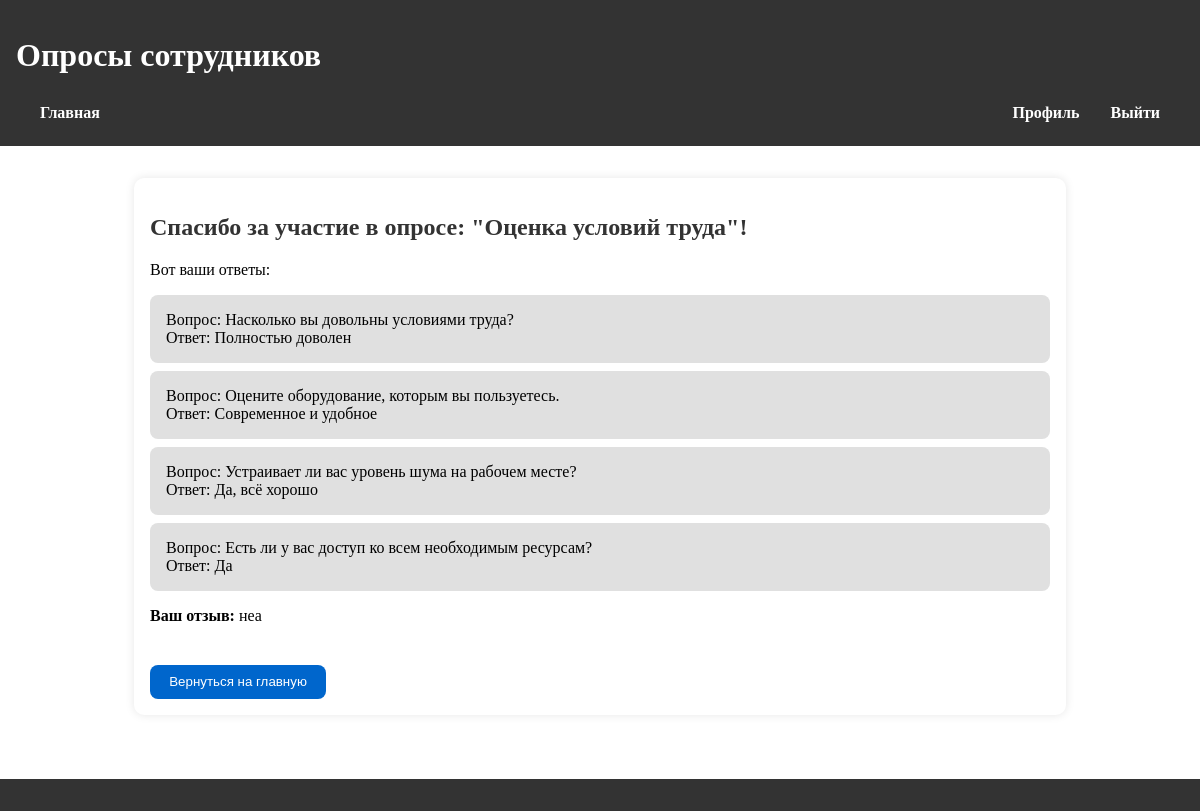
The app's page /thanks/2/ (signed in), older data.
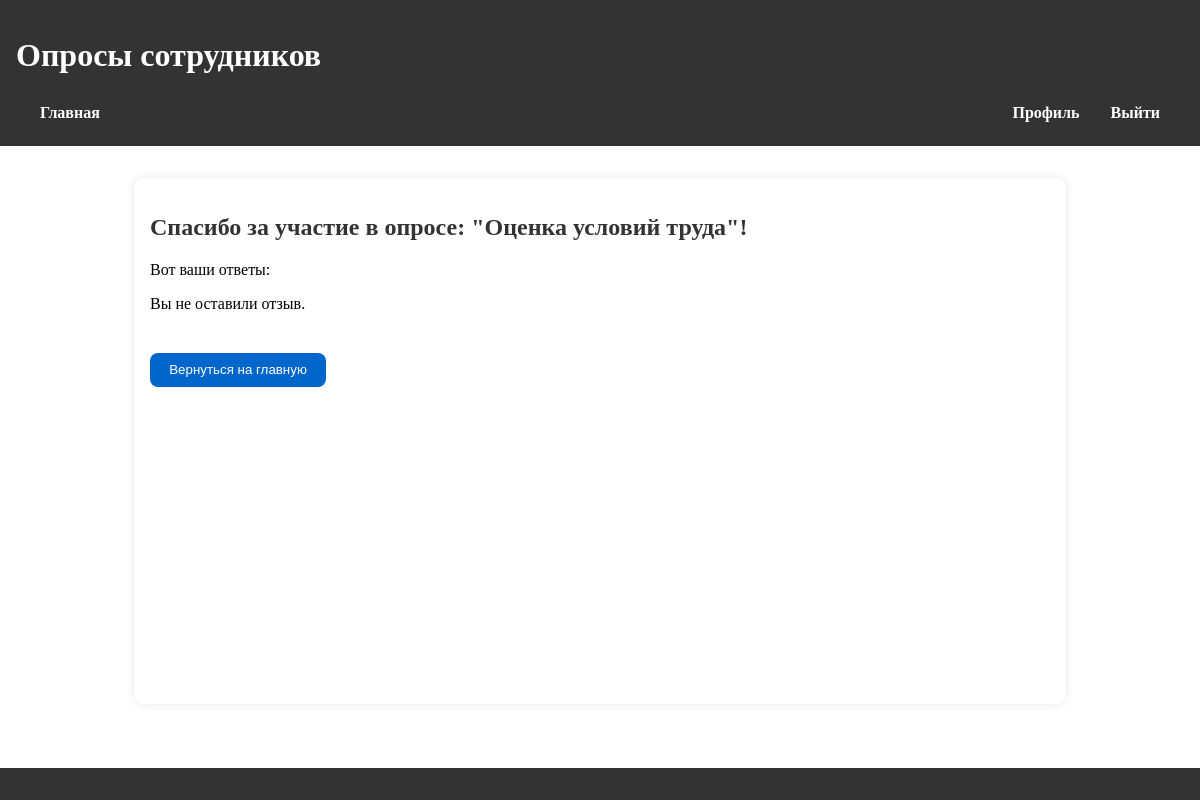
The same page, newer data.
### polls/models.py (models this page shows, shortened)
class Survey(models.Model):
    name = models.CharField(max_length=100)  # Название опроса
    description = models.TextField()  # Описание опроса
    is_active = models.BooleanField(default=True)  # Статус (активен ли опрос)
    allow_anonymous = models.BooleanField(default=False)

class Answer(models.Model):
    user = models.ForeignKey(settings.AUTH_USER_MODEL, on_delete=models.CASCADE)
    question = models.ForeignKey(Question, on_delete=models.CASCADE)
    choice = models.ForeignKey(Choice, on_delete=models.CASCADE)
    survey = models.ForeignKey('Survey', on_delete=models.CASCADE)
    is_anonymous = models.BooleanField(default=False)

class Question(models.Model):
    survey = models.ForeignKey(Survey, related_name='questions', on_delete=models.CASCADE, default=1)
    text = models.CharField(max_length=255, default='text')

class Choice(models.Model):
    question = models.ForeignKey(Question, related_name='choices', on_delete=models.CASCADE, default=1)
    text = models.CharField(max_length=255, default='text')

class Feedback(models.Model):
    user = models.ForeignKey(settings.AUTH_USER_MODEL, on_delete=models.CASCADE)
    survey = models.ForeignKey(Survey, on_delete=models.CASCADE)
    text = models.TextField()
    is_anonymous = models.BooleanField(default=False)
    class Meta:
        unique_together = ('user', 'survey')

### polls/views.py (the view)
# urls.py: path('thanks/<int:survey_id>/', views.thanks, name='thanks'),
@login_required
def thanks(request, survey_id):
    survey = get_object_or_404(Survey, id=survey_id)
    answers, feedback = get_user_answers_and_feedback(request.user, survey)
    return render(request, 'registration/thanks.html', {
        'survey': survey,
        'answers': answers,
        'feedback': feedback
    })

### polls/logic.py (called while the page is built)
def get_user_answers_and_feedback(user, survey):
    answers = Answer.objects.filter(user=user, survey=survey)
    feedback = Feedback.objects.filter(user=user, survey=survey).first()
    return answers, feedback

### templates/registration/thanks.html (shortened to what this page needs)
<!DOCTYPE html>
<html lang="en">
    {% extends 'base_generic.html' %}
    {% block content %}
    <h2>Спасибо за участие в опросе: "{{ survey.name }}"!</h2>
    <p>Вот ваши ответы:</p>
    <ul>
    {% for answer in answers %}
        <li>
            Вопрос: {{ answer.question.text }} <br>
            Ответ: {{ answer.choice.text }}
        </li>
    {% endfor %}
    </ul>
    {% if feedback and feedback.text %}
        <p><strong>Ваш отзыв:</strong> {{ feedback.text }}</p>
    {% else %}
        <p>Вы не оставили отзыв.</p>
    {% endif %}
        <a href="{% url 'employee_home' %}">
            <button type="button" class="submit-button">Вернуться на главную</button>
        </a>
    {% endblock %}

### templates/base_generic.html (shortened to what this page needs)
<!DOCTYPE html>
    {% load static %}
<html lang="en">
<head>
    <link rel="stylesheet" href="{% static 'css/style.css' %}">
</head>
<body>
    <header>
        <h1>Опросы сотрудников</h1>
        <nav class="navbar">
            <div class="nav-left">
                <ul>
                    <li><a href="{% url 'home' %}">Главная</a></li>
                </ul>
            </div>
            <div class="nav-right">
                <ul>
                    <li><a href="{% url 'profile' %}">Профиль</a></li>
                    <li><a href="{% url 'logout' %}">Выйти</a></li>
                </ul>
            </div>
        </nav>
    </header>
    <main>
        {% block content %}
        {% endblock %}
    </main>
    <footer>
    </footer>
</body>
</html>

### polls/static/css/style.css (style rules this page uses)
html, body { height: 100%; margin: 0; padding: 0; display: flex; flex-direction: column; }
header { background-color: #333; color: white; padding: 1rem; }
main { max-width: 900px; width: 100%; margin: 2rem auto; padding: 1rem; background-color: white; box-shadow: 0 0 10px rgba(0, 0, 0, 0.1); border-radius: 10px; flex: 1 0 auto; }
footer { background-color: #333; color: white; text-align: center; padding: 1rem; margin-top: 2rem; flex-shrink: 0; }
h2, h3 { color: #333; }
ul { list-style-type: none; padding: 0; }
li { background-color: #e0e0e0; margin: 0.5rem 0; padding: 1rem; border-radius: 8px; transition: background-color 0.3s; }
a { color: #333; text-decoration: none; font-weight: bold; }
nav.navbar { display: flex; justify-content: space-between; align-items: center; background-color: #333; padding: 0.5rem 1rem; }
.navbar ul { list-style: none; display: flex; gap: 15px; margin: 0; padding: 0; }
.navbar a { color: white; text-decoration: none; font-weight: bold; background-color: transparent !important; border: none; padding: 0.25rem 0.5rem; }
.navbar li { background: none !important; padding: 0; margin: 0; }
.navbar li a { background: none !important; border: none; padding: 0.25rem 0.5rem; }
footer { background-color: #333; color: white; text-align: center; padding: 1rem; margin-top: 2rem; }
.submit-button { margin-top: 1.5rem; padding: 0.6rem 1.2rem; background-color: #0066cc; color: white; border: none; border-radius: 8px; cursor: pointer; }

Row changes from the older to the newer data that the page shows:
removed Answer: question.text "Насколько вы довольны условиями труда?", choice.text "Полностью доволен"
removed Answer: question.text "Оцените оборудование, которым вы пользуетесь.", choice.text "Современное и удобное"
removed Answer: question.text "Устраивает ли вас уровень шума на рабочем месте?", choice.text "Да, всё хорошо"
removed Answer: question.text "Есть ли у вас доступ ко всем необходимым ресурсам?", choice.text "Да"
removed Feedback: text "неа"
Text that changed along with them:
text no longer shown: "Ваш отзыв:"
text now shown: "Вы не оставили отзыв."
